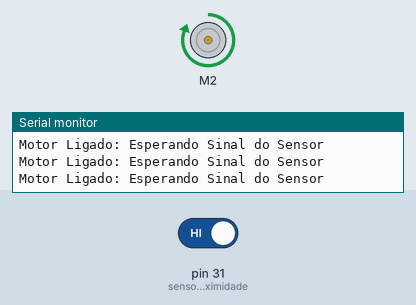
This sketch was run on a simulated Arduino Mega 2560, built with avr-gcc and run on an emulated ATmega2560. On the bench: DC motor (green arrow = forward, orange = backward, longer = faster), the last lines printed to the serial monitor. The inputs (shaded band) are chosen by the test bench; at power-on: pin 31 (sensorProximidade) HIGH.

Above: at 1.2 s.
1.3 s: pin 31 (sensorProximidade) driven LOW
At 2.0 s:
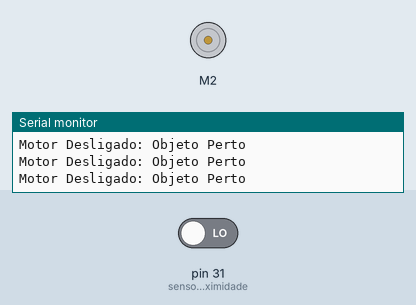
Timing chart, 0 to 7.9 s (numbered marks = the images above; inputs shaded):
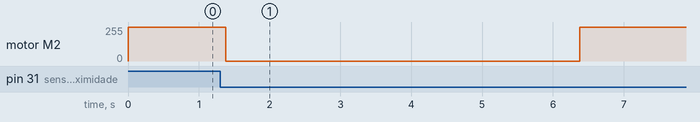

Measured:
- after the input at 1.3 s, motor M2: forward 255/255 → stopped after 0.08 s, → forward 255/255 5.0 s later

The sketch:

ConveyorBelt_V1.ino
```cpp
#include <AFMotor.h>

AF_DCMotor motorA(2);
int sensorProximidade = 31;
int status = 1;
unsigned long instanteAnterior = 0;

void setup() {
  // Setup code here, to run once:
  Serial.begin(9600);
  pinMode(sensorProximidade, INPUT); // Define que tipo de pino é: INPUT ou OUTPUT
  digitalRead(sensorProximidade) == LOW;
  motorA.setSpeed(255); // Valor da velocidade entre 0 e 255
}

void loop() {
  // Main code here, to run repeatedly:
  unsigned long instanteAtual = millis();
  int valorDigital = digitalRead(sensorProximidade);

  if (status == 1){ // Status 1: Até o sensor detectar proximidade
    motorA.run(FORWARD); // Código para ligar o motor. BACKWARD e FORWARD
    Serial.println("Motor Ligado: Esperando Sinal do Sensor");
    if (valorDigital == LOW){
      status = 2;
      instanteAnterior = instanteAtual;
    }
  }

  if (status == 2){ // Status 2: Houve mudanca no sinal de proximidade. Para o motor e espera.
    motorA.run(RELEASE); // Código para parar o motor.
    Serial.println("Motor Desligado: Objeto Perto");
    if ((instanteAtual - instanteAnterior) >= 5000){ // Esteira fica parada até o delay passar
      status = 3;
      instanteAnterior = instanteAtual;
    }
  }

  if (status == 3){ // Status 3: Esperando a torrada passar. O sinal mudar de LOW para HIGH
    motorA.run(FORWARD); // Código para ligar o motor. BACKWARD e FORWARD
    Serial.println("Motor Ligado: Esperando a Torrada Passar");
     if (valorDigital == HIGH){ // HIGH é quando está distante. LOW é quando está perto. Se o valor for HIGH no sensor, significa que a torrada passou e agora o programa vira status 1 e fica a procura da proxima.
      status = 1;
    }
  }
}
```
